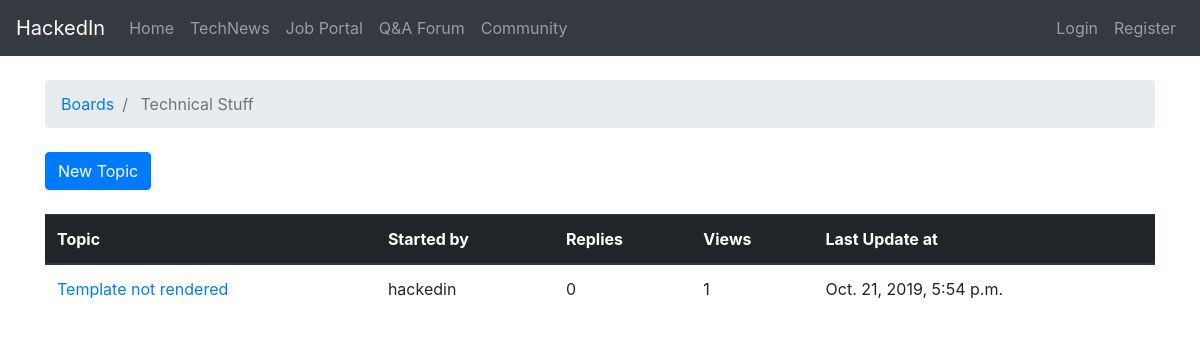
The app's page /forums/boards/2/, older data.
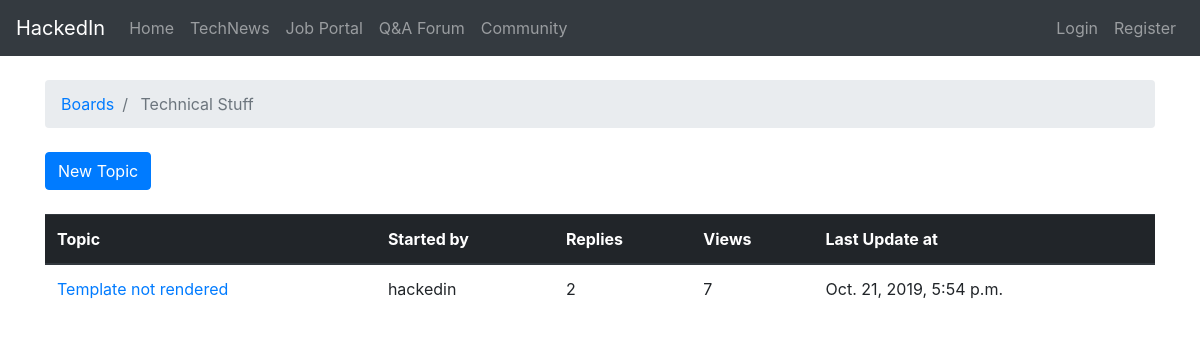
The same page, newer data.
### forums/models.py (models this page shows, shortened)
class Topic(models.Model):
    subject = models.CharField(max_length=256)
    last_updated = models.DateTimeField(auto_now_add=True)
    board = models.ForeignKey(
        Board,
        on_delete=models.CASCADE,
        related_name='topics',
    )
    starter = models.ForeignKey(
        settings.AUTH_USER_MODEL,
        on_delete=models.CASCADE,
        related_name='topics',
    )
    views = models.PositiveIntegerField(default=0)
    def get_absolute_url(self):
        return reverse('topic_posts', kwargs={
            'pk': self.board.pk,
            'topic_pk': self.pk
        })

### forums/views.py (the view)
# urls.py: path('boards/<int:pk>/', views.TopicListView.as_view(), name='board_topics'),
class TopicListView(ListView):
    model = Topic
    context_object_name = 'topics'
    template_name = 'forums/board_topics.html'
    paginate_by = 5
    def get_queryset(self):
        self.board = get_object_or_404(Board, pk=self.kwargs.get('pk'))
        queryset = self.board.topics.order_by('-last_updated').annotate(replies=Count('posts') - 1)
        return queryset
    def get_context_data(self, **kwargs):
        context = super().get_context_data(**kwargs)
        context['board'] = self.board
        return context

### forums/templates/forums/board_topics.html (shortened to what this page needs)
{% extends 'forums/base.html' %}
{% block breadcrumb %}
<li class="breadcrumb-item">
    <a href="{% url 'home' %}">Boards</a>
</li>
<li class="breadcrumb-item active">
    {{ board.name }}
</li>
{% endblock %}
{% block content %}
<div class="mb-4">
    <a href="{% url 'new_topic' board.pk %}" class="btn btn-primary">
        New Topic
    </a>
</div>
<table class="table">
    <thead class="thead-dark">
        <tr>
            <th>Topic</th>
            <th>Started by</th>
            <th>Replies</th>
            <th>Views</th>
            <th>Last Update at</th>
        </tr>
    </thead>
    <tbody>
        {% for topic in topics %}
            <tr>
                <td>
                    <a href="{{ topic.get_absolute_url }}">
                        {{ topic.subject }}
                    </a>
                </td>
                <td>{{ topic.starter.username }}</td>
                <td class="align-middle">{{ topic.replies }}</td>
                <td class="align-middle">{{ topic.views }}</td>
                <td>{{ topic.last_updated }}</td>
            </tr>
        {% endfor %}
    </tbody>
</table>
{% endblock %}

Row changes from the older to the newer data that the page shows:
changed Topic "Template not rendered": replies "0" → "2"; views "1" → "7"
